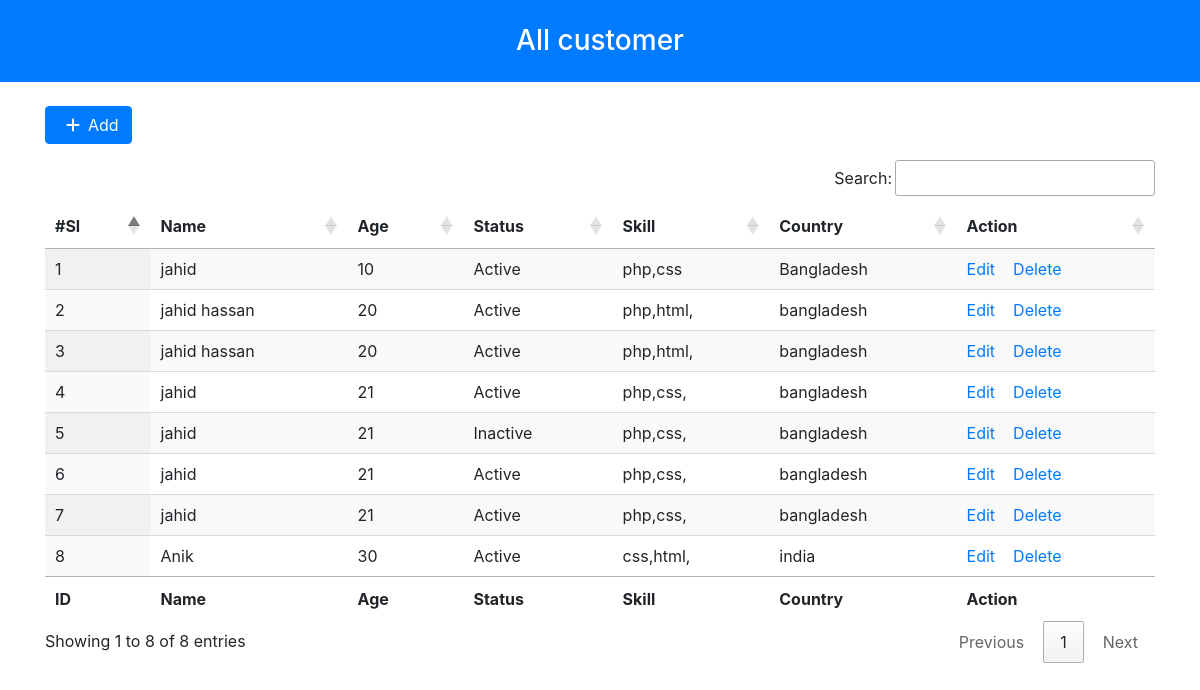
The page / on the database its author committed.
### tables this page shows
CREATE TABLE `emply` (
  `id` int(11) NOT NULL,
  `name` varchar(50) NOT NULL,
  `age` varchar(30) NOT NULL,
  `status` tinyint(2) NOT NULL DEFAULT '0',
  `skill` varchar(20) NOT NULL,
  `country` varchar(50) NOT NULL,
  `image` varchar(100) NOT NULL
);

### index.php (the view, shortened to what this page needs)
<?php
include ('dbcon.php');
$result = $con->query("SELECT * FROM `emply`");
$emplyes = $result->fetch_all();
?>
<!doctype html>
<html lang="en">
<head>
    <link rel="stylesheet" href="https://stackpath.bootstrapcdn.com/bootstrap/4.3.1/css/bootstrap.min.css">
    <link rel="stylesheet" href="https://cdn.datatables.net/1.10.20/css/jquery.dataTables.min.css">
    <link rel="stylesheet" href="https://cdn.datatables.net/buttons/1.6.0/css/buttons.dataTables.min.css">
</head>
<body>
<h3 class="text-center bg-primary py-4 text-white">All customer</h3>
<div class="container">
    <a href="register_form.php" class="btn btn-primary my-3"><i class="fas fa-plus px-2"></i>Add</a>
    <table id="example" class="display nowrap" style="width:100%">
        <thead>
        <tr>
            <th>#Sl</th>
            <th>Name</th>
            <th>Age</th>
            <th>Status</th>
            <th>Skill</th>
            <th>Country</th>
            <th>Action</th>
        </tr>
        </thead>
        <tbody>
        <?php foreach ($emplyes as $key => $emplye) { ?>
        <tr>
            <td><?php echo $key+1;?></td>
            <td><?php echo $emplye['1'];?></td>
            <td><?php echo $emplye['2'];?></td>
            <td><?php echo $emplye['3'] == 1 ? 'Active':'Inactive';?></td>
            <td><?php echo $emplye['4'];?></td>
            <td><?php echo $emplye['5'];?></td>
            <td>
                <a href="edit_form.php?id=<?php echo $emplye['0'];?>">Edit</a>&nbsp; &nbsp;
                <a href="delete.php?id=<?php echo $emplye['0'];?>">Delete</a>
            </td>
        </tr>
        <?php }?>
        </tbody>
        <tfoot>
        <tr>
            <th>ID</th>
            <th>Name</th>
            <th>Age</th>
            <th>Status</th>
            <th>Skill</th>
            <th>Country</th>
            <th>Action</th>
        </tr>
        </tfoot>
    </table>
</div>
</body>
</html>

### rows shown on the page
emply: name "jahid", age "10", status "Active", skill "php,css", country "Bangladesh"
emply: name "jahid hassan", age "20", status "Active", skill "php,html,", country "bangladesh"
emply: name "jahid hassan", age "20", status "Active", skill "php,html,", country "bangladesh"
emply: name "jahid", age "21", status "Active", skill "php,css,", country "bangladesh"
emply: name "jahid", age "21", status "Inactive", skill "php,css,", country "bangladesh"
emply: name "jahid", age "21", status "Active", skill "php,css,", country "bangladesh"
emply: name "jahid", age "21", status "Active", skill "php,css,", country "bangladesh"
emply: name "Anik", age "30", status "Active", skill "css,html,", country "india"
